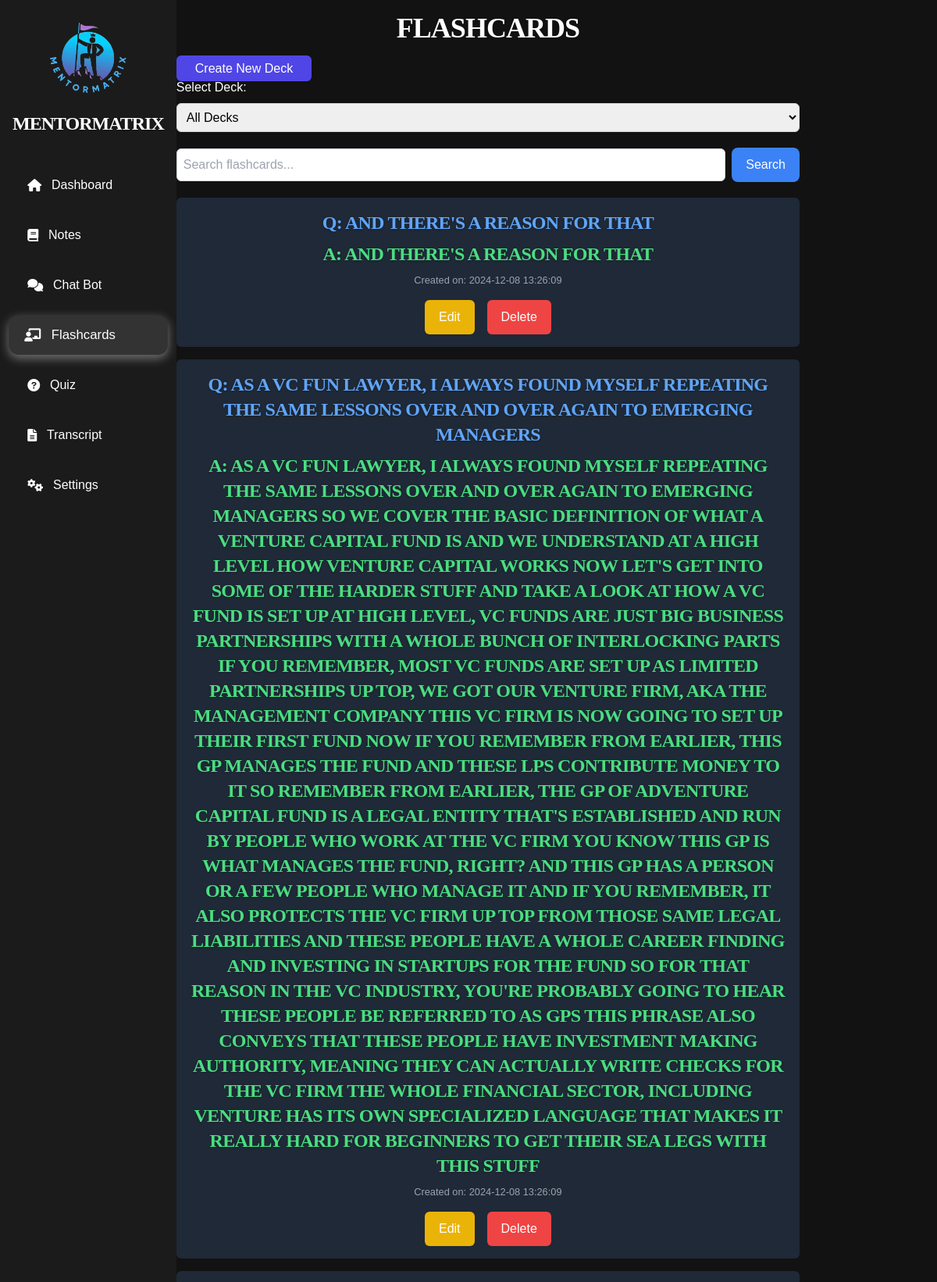
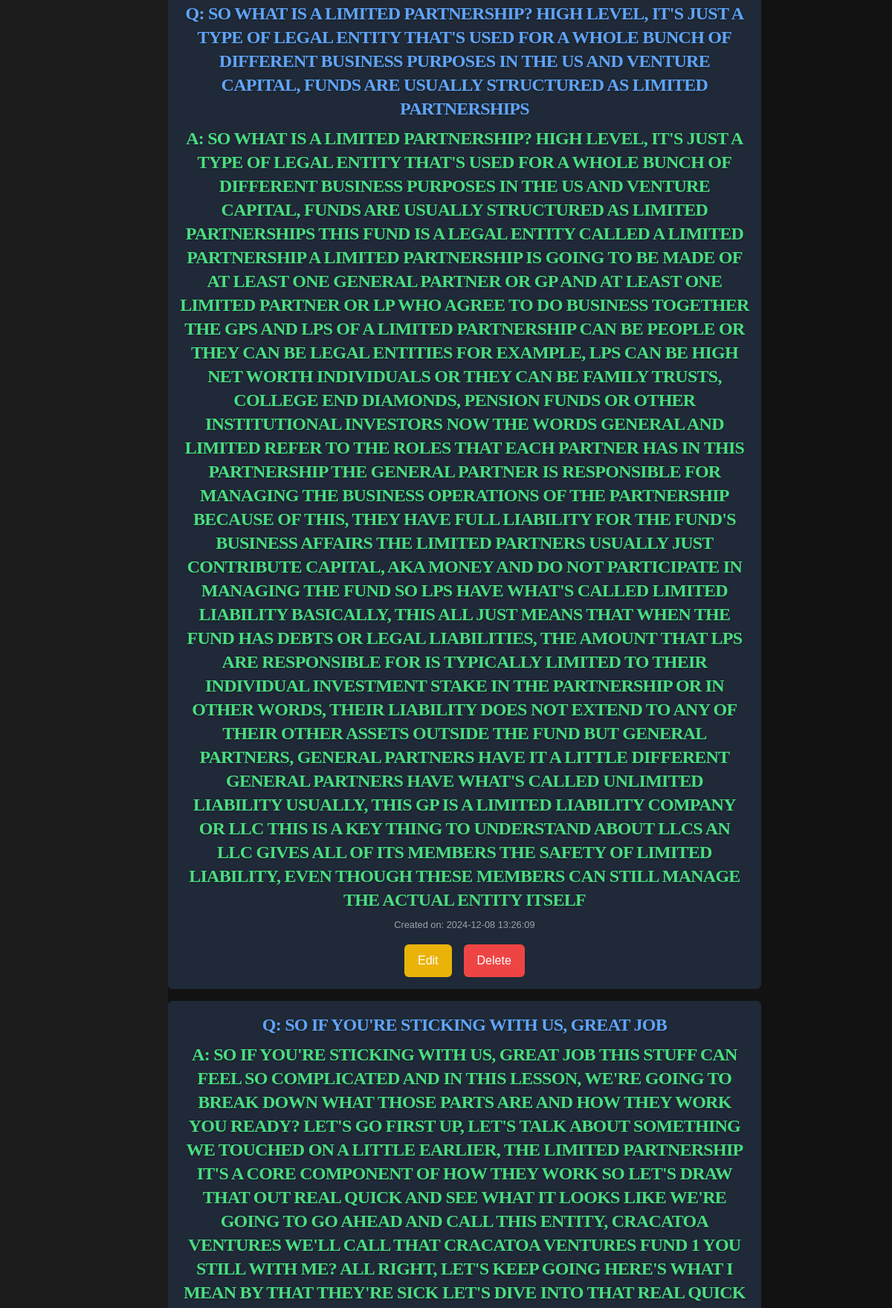
/flashcards (upper part), run on the app's committed database (2 pictures, top to bottom).
### tables this page shows
CREATE TABLE flashcards (
                    id INTEGER PRIMARY KEY AUTOINCREMENT,
                    deck_id INTEGER NOT NULL,
                    note_id INTEGER,
                    question TEXT NOT NULL,
                    answer TEXT NOT NULL,
                    created_at DATETIME DEFAULT CURRENT_TIMESTAMP,
                    updated_at DATETIME DEFAULT CURRENT_TIMESTAMP,
                    FOREIGN KEY (deck_id) REFERENCES decks(id) ON DELETE CASCADE,
                    FOREIGN KEY (note_id) REFERENCES notes(id) ON DELETE CASCADE);

### routes/flashcards.py (the view)
@flashcards_blueprint.route('/flashcards')
def flashcards():
    deck_id = request.args.get('deck_id')
    if deck_id:
        flashcards = db.execute("SELECT * FROM flashcards WHERE deck_id = ? ORDER BY created_at DESC", deck_id)
    else:
        flashcards = db.execute("SELECT * FROM flashcards ORDER BY created_at DESC")
    decks = db.execute("SELECT * FROM decks ORDER BY created_at DESC")  # Get available decks
    return render_template('flashcards.html', current_route='flashcards', flashcards=flashcards, decks=decks, selected_deck_id=deck_id)

### templates/flashcards.html (shortened to what this page needs)
{% extends "layout.html" %}
{% block other_head_stuff %}
<link rel="stylesheet" href="{{ url_for('static', filename='css/popup.css') }}">
{% endblock %}
{% block content %}
  <div class="container text-white">
    <div class="main-content">
      <h1 class="text-center text-4xl mb-5">Flashcards</h1>
      <a href="{{ url_for('flashcards.create_deck') }}" class="px-6 py-2 bg-indigo-600 text-white font-medium rounded-md hover:bg-indigo-700 focus:outline-none focus:ring focus:ring-indigo-300">
        Create New Deck
      </a>
      <form action="{{ url_for('flashcards.flashcards') }}" method="GET" class="mb-5">
        <label for="deck-select" class="block mb-2">Select Deck:</label>
        <select name="deck_id" id="deck-select" class="block w-full p-2 rounded-md border border-gray-300 text-black" onchange="this.form.submit()">
          <option value="">All Decks</option>
        </select>
      </form>
      <form action="/search_flashcards" method="GET" class="flex items-center gap-2 mb-5">
        <input type="text" name="query" placeholder="Search flashcards..." value="{{ search_query or '' }}" class="flex-grow p-2 rounded-md border border-gray-300 text-black" />
        <button type="submit" class="bg-blue-500 text-white px-4 py-2 rounded-lg hover:bg-blue-600 transition">
          Search
        </button>
      </form>
      <ul class="space-y-4">
        {% for flashcard in flashcards %}
          <li class="bg-gray-800 p-4 rounded-md text-center relative">
            <div class="flashcard-content">
              <div class="flashcard-front">
                <h2 class="text-2xl mb-2 text-blue-400">Q: {{ flashcard.question }}</h2>
              </div>
              <div class="flashcard-back">
                <h2 class="text-2xl mb-2 text-green-400">A: {{ flashcard.answer }}</h2>
              </div>
            </div>
            <small class="block mt-2 text-gray-400">Created on: {{ flashcard.created_at }}</small>
            <div class="flex justify-center gap-4 mt-4">
              <form action="/edit_flashcard/{{ flashcard.id }}" method="GET" class="inline">
                <button type="submit" class="px-4 py-2 bg-yellow-500 text-white rounded-md hover:bg-yellow-600 transition">
                  Edit
                </button>
              </form>
              <form action="/delete_flashcard/{{ flashcard.id }}" method="POST" class="inline">
                <button type="submit" class="px-4 py-2 bg-red-500 text-white rounded-md hover:bg-red-600 transition">
                  Delete
                </button>
              </form>
            </div>
          </li>
          {% else %}
          <li class="text-gray-400 text-center">No flashcards were created. Want to make some?</li>
          {% endfor %}
        </ul>
      </div>
    </div>
  {% endblock %}

### static/css/base.css (style rules this page uses)
* { margin: 0; padding: 0; box-sizing: border-box; }
:root { --font-family: 'Arial', sans-serif; --background-color: #121212; --text-color: #e0e0e0; --primary-purple: #6a0dad; --hover-purple: #5c0ab8; --active-purple: #4b0997; --hover-bg-color: #333333; --active-bg-color: #333333; --white: #ffffff; --soft-text-shadow: 0 1px 3px rgba(0, 0, 0, 0.2); }
body { font-family: var(--font-family); background-color: var(--background-color); color: var(--text-color); }
.container { display: flex; min-height: 100vh; }
button { cursor: pointer; background-color: #333333; color: #ffffff; font-size: 1rem; font-weight: 500; padding: 0.75rem 1.5rem; border-radius: 8px; border: 2px solid transparent; display: inline-block; transition: all 0.3s ease; }
button, .premium-button { transition: all 0.3s ease; }
h1, h2, h3 { color: #ffffff; font-weight: 600; letter-spacing: -0.5px; text-transform: uppercase; font-family: montserrat, serif; line-height: 1.2; }
h1, h2, h3 { text-shadow: var(--soft-text-shadow); }
h1 { font-size: 3rem; letter-spacing: -1px; }
h2 { font-size: 2.25rem; letter-spacing: -0.75px; }
a { color: #bb86fc; text-decoration: none; font-weight: 500; transition: color 0.3s ease-in-out, text-decoration 0.3s ease-in-out; }

### data on the page
flashcards: question "AND THERE'S A REASON FOR THAT", answer "AND THERE'S A REASON FOR THAT", created_at "2024-12-08 13:26:09"
flashcards: question "AS A VC FUN LAWYER, I ALWAYS FOUND MYSELF REPEATING THE SAME LESSONS OVER AND OVER AGAIN TO EMERGING MANAGERS", answer "AS A VC FUN LAWYER, I ALWAYS FOUND MYSELF REPEATING THE SAME LESSONS OVER AND OVER AGAIN TO EMERGING MANAGERS SO WE COVER THE BASIC DEFINITION OF WHAT A VENTURE CAPITAL FUND IS AND WE UNDERSTAND AT A HIGH LEVEL HOW VENTURE CAPITAL WORKS NOW LET'S GET INTO SOME OF THE HARDER STUFF AND TAKE A LOOK AT HOW A VC FUND IS SET UP AT HIGH LEVEL, VC FUNDS ARE JUST BIG BUSINESS PARTNERSHIPS WITH A WHOLE BUNCH OF INTERLOCKING PARTS IF YOU REMEMBER, MOST VC FUNDS ARE SET UP AS LIMITED PARTNERSHIPS UP TOP, WE GOT OUR VENTURE FIRM, AKA THE MANAGEMENT COMPANY THIS VC FIRM IS NOW GOING TO SET UP THEIR FIRST FUND NOW IF YOU REMEMBER FROM EARLIER, THIS GP MANAGES THE FUND AND THESE LPS CONTRIBUTE MONEY TO IT…", created_at "2024-12-08 13:26:09"
flashcards: question "SO WHAT IS A LIMITED PARTNERSHIP? HIGH LEVEL, IT'S JUST A TYPE OF LEGAL ENTITY THAT'S USED FOR A WHOLE BUNCH OF DIFFERENT BUSINESS PURPOSES IN THE US AND VENTURE CAPITAL, FUNDS ARE USUALLY STRUCTURED AS LIMITED PARTNERSHIPS", answer "SO WHAT IS A LIMITED PARTNERSHIP? HIGH LEVEL, IT'S JUST A TYPE OF LEGAL ENTITY THAT'S USED FOR A WHOLE BUNCH OF DIFFERENT BUSINESS PURPOSES IN THE US AND VENTURE CAPITAL, FUNDS ARE USUALLY STRUCTURED AS LIMITED PARTNERSHIPS THIS FUND IS A LEGAL ENTITY CALLED A LIMITED PARTNERSHIP A LIMITED PARTNERSHIP IS GOING TO BE MADE OF AT LEAST ONE GENERAL PARTNER OR GP AND AT LEAST ONE LIMITED PARTNER OR LP WHO AGREE TO DO BUSINESS TOGETHER THE GPS AND LPS OF A LIMITED PARTNERSHIP CAN BE PEOPLE OR THEY CAN BE LEGAL ENTITIES FOR EXAMPLE, LPS CAN BE HIGH NET WORTH INDIVIDUALS OR THEY CAN BE FAMILY TRUSTS, COLLEGE END DIAMONDS, PENSION FUNDS OR OTHER INSTITUTIONAL INVESTORS NOW THE WORDS GENERAL AND…", created_at "2024-12-08 13:26:09"
flashcards: question "SO IF YOU'RE STICKING WITH US, GREAT JOB"
